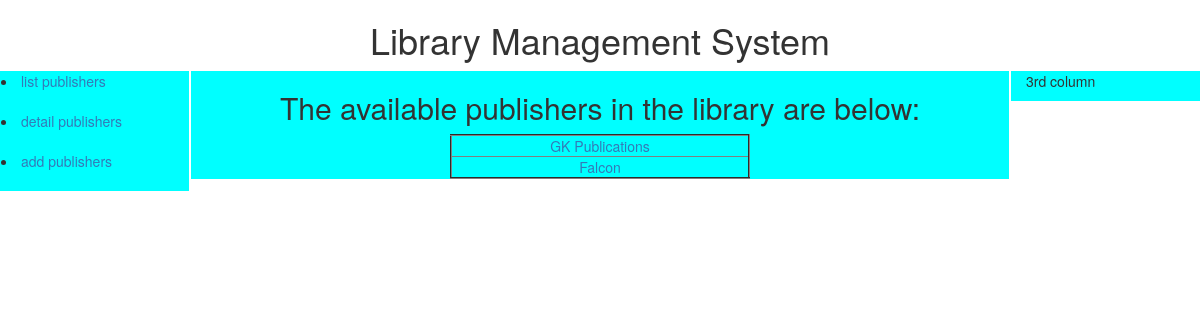
Page /book/publishers/ on the earlier database version.
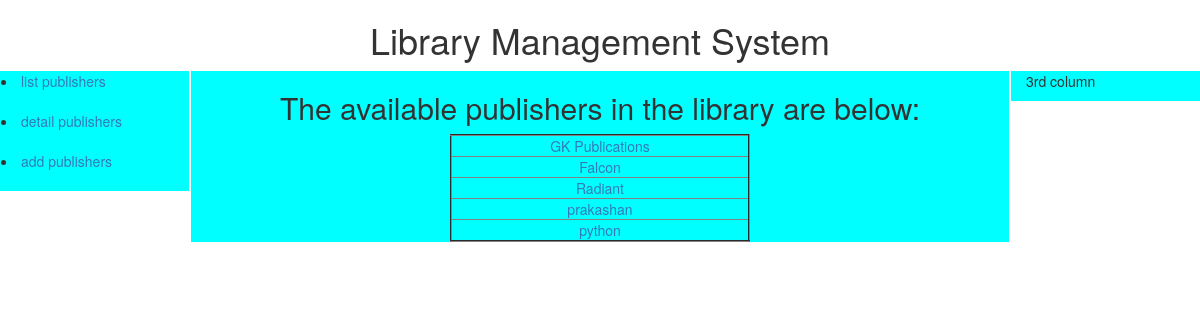
Same page on the later database version.
### book/models.py (models this page shows)
class Publisher(models.Model):
    name = models.CharField(max_length = 50)
    url = models.URLField(null = True, blank=True)
    email = models.EmailField()

### book/views.py (the view)
# urls.py: url(r'^publishers/(?P<id>[0-9]+)$', pub_detail),
def publishers(request):
    pub_list = Publisher.objects.all()
    return render(request, 'pub.html', {'pub_list':pub_list})

### book/templates/pub.html (shortened to what this page needs)
{% extends 'bootstrap/grid.html' %}
{% block middle %}
<center>
<h2><p>The available publishers in the library are below: </p></h2>
<table border=2  width=300 border="0" cellspacing="0" cellpadding="0">
{% for var in pub_list %}
<font size="20">
<tr><td><center><a href={{ var.id }}>{{ var.name }}</a></center></td></tr>
</font>
{% endfor %}
</table>
</center>
{% endblock %}

### book/templates/bootstrap/grid.html (shortened to what this page needs)
<!DOCTYPE html>
{% load static %}
<html>
<head>
<link rel="stylesheet" href="{% static 'back.css' %}">
<link rel="stylesheet" href="https://maxcdn.bootstrapcdn.com/bootstrap/3.3.7/css/bootstrap.min.css">
</head>
<body>
<div class='Containter'>
  <div class='row'>
      <center><h1>Library Management System</h1></center>
  </div>
  <div class='row'>
       <div class='custom col-md-2 col-sm-3 col-xs-6'>
          <b></b><li><a href="{% url 'book:publisher' %}">list publishers</a></li><br>
          <li><a href="../pub_detail.html">detail publishers</a></li><br>
          <li><a href="../addpub.html">add publishers</a></li><br></b>
       </div>
       <div class='custom col-md-8 col-sm-6 col-xs-6'>
          {% block middle %}
          {% endblock %}
       </div>
       <div class='custom col-md-2 col-sm-3 col-xs-12'>
          <p> 3rd column </p>
       </div>
  </div>
</div>
</body>
</html>

### book/static/back.css (style rules this page uses)
.custom { background-color: aqua; border-style: solid; border-color: white; border-width: 1px }

Differences in the rows shown:
added Publisher: name "Radiant"
added Publisher: name "prakashan"
added Publisher: name "python"
